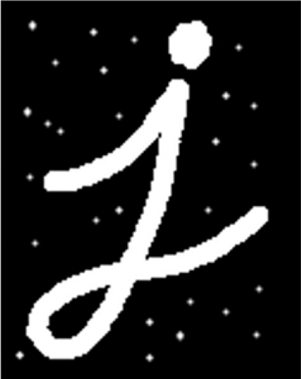
#> input picture ImageProcessing-Python/10-morphology/test01.png, 301 x 379 px, found by its file name
$ python 12-09-fsl.py
#> lines starting #> are read from the running program, lines starting #| are printed output that depends on the picture; after the words box and inside, x2 and y2 are one past the last pixel; in counts of white or black regions, pixels touching at a corner belong together
# coding: utf-8
import numpy as np
import cv2
from matplotlib import pyplot as plt

#读取原始图像
img = cv2.imread('test01.png')
#> img is the input picture: shape (379, 301, 3); min 0, max 255, mean 39.8

#图像灰度化处理
gray = cv2.cvtColor(img,cv2.COLOR_BGR2GRAY)

#图像阈值化处理
ret, thresh = cv2.threshold(gray, 0, 255,
cv2.THRESH_BINARY_INV+cv2.THRESH_OTSU)
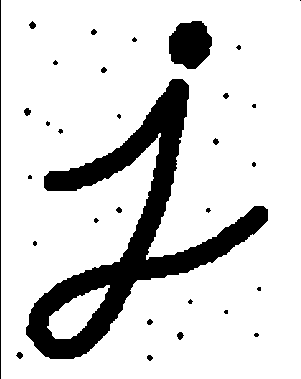
#> thresh: shape (379, 301); 84.5% white; 31 black regions (17 under 20 px), largest, box (x1, y1, x2, y2) and area: (26, 79, 268, 359) 15140, (169, 21, 212, 69) 1589, (0, 0, 1, 379) 379
#> ret = 122

#显示图像
cv2.imshow('src', img)
cv2.imshow('res', thresh)
cv2.waitKey()
cv2.destroyAllWindows()
